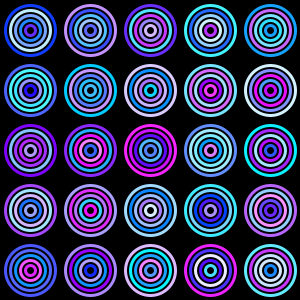
Frame 1 (no input)
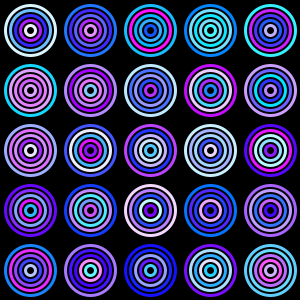
Frame 60 (the mouse pressed at the canvas centre just before this capture)
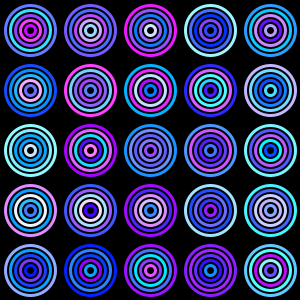
Frame 120 (the mouse held since frame 60 and released just before this capture)

The Processing sketch that drew these frames (run headless with seeded random() and noise(); from frame 60 on, the mouse is pressed at the canvas centre):

// Processing sketch: homework_day5_loop2
// ── homework_day5_loop2.pde
float d = 0;
float x = 0;
float y = 0;

void setup(){
size(300,300);

}

void draw(){
background(0);

strokeWeight(3);
noFill();

for(d = 0; d<60; d = d+10){
for(x = 30; x<width; x = x+60){
  for(y = 30; y<height;y = y+60){
   stroke(random(255),random(255),255); 
    ellipse(x,y,d,d);
  }
  }
  }

}
